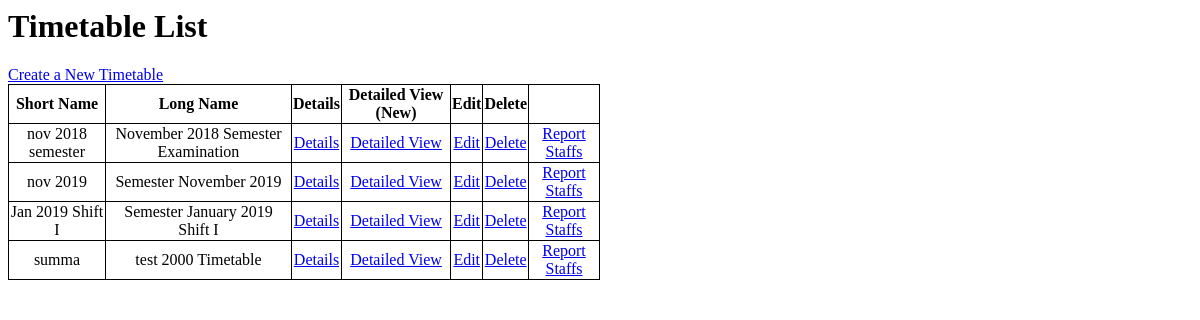
The app's page /allotment/timetable/, older data.
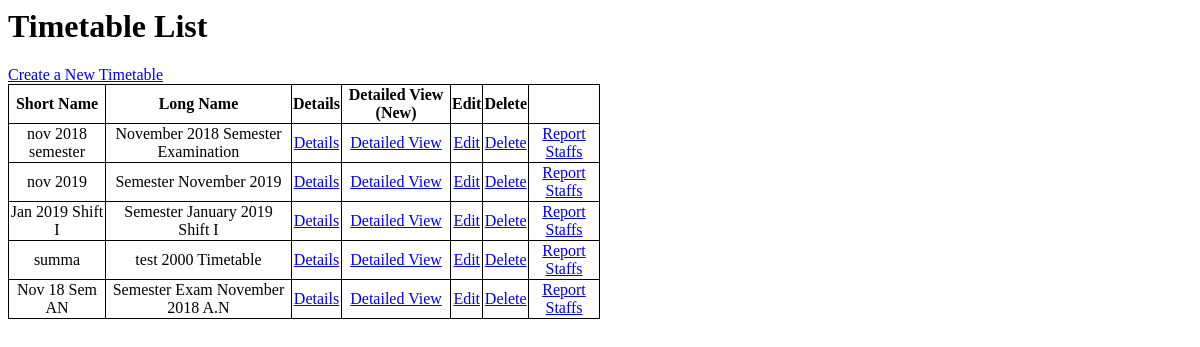
The same page, newer data.
### allotment/models.py (models this page shows, shortened)
class TimeTable(models.Model):
    shortname=models.CharField(max_length=20, help_text='Enter a short name for timetable, this name is not displayed in the report')
    longName=models.CharField(max_length=120, help_text='Enter the TimeTable name which is printed in the final reports')
    oneStaffPer_Students=models.IntegerField(null=False, blank=True, default=0, help_text='Number of students for which one is required, this is used to calculate the no of staffs required for an examination')
    class Meta:
        verbose_name = "TimeTable"
        verbose_name_plural = "TimeTables"
    def get_update_url(self):
        return reverse('timetable_update', args=[str(self.id)])
    def get_delete_url(self):
        return reverse('timetable_delete', args=[str(self.id)])
    def get_details_url(self):
        return reverse ('timetable_detail', args=[str(self.id)])
    def get_detailedView_url(self):
        return reverse ('timetableDetailedView', args=[str(self.id)])

### allotment/views.py (the view)
# urls.py: path('timetable/', views.TimeTableList.as_view(), name='timetableList'),
class TimeTableList(generic.ListView):
	model = TimeTable

### allotment/templates/allotment/timetable_list.html (shortened to what this page needs)
{%block content%}
  <h1>Timetable List</h1>
  <a href="create/">Create a New Timetable</a>
  {% if timetable_list %}
    <table style="width:50%">
      <tr>
        <th>Short Name </th>
        <th>Long Name </th>
        <th>Details</th>
        <th>Detailed View (New)</th>
        <th>Edit</th>
        <th>Delete</th>
      </tr>
      {% for t in timetable_list %}
      <tr>
        <td> {{ t.shortname }} </td>
        <td> {{ t.longName }} </td>
        <td> <a href="{{ t.get_details_url}}">Details</a> </td>
        <td> <a href="{{ t.get_detailedView_url}}">Detailed View</a> </td>
        <td> <a href="{{ t.get_update_url }}">Edit</a> </td>
        <td> <a href="{{ t.get_delete_url }}">Delete</a> </td>
        <td> <a href="{% url 'reportbystaff' t.id %}"> Report Staffs </a></td>
      </tr>
      {% endfor %}
    </table>
  {% else %}
    <p>No Timetables, Create a new one</p>
    <p>Timetables will be listed here</p>
  {% endif %}
{% endblock %}

### allotment/templates/allotment/timetable_list.html (style rules this page uses)
table, th, td { border: 1px solid black;border-collapse: collapse;text-align: center; vertical-align: middle; }

Row changes from the older to the newer data that the page shows:
added TimeTable: shortname "Nov 18 Sem AN", longName "Semester Exam November 2018 A.N"
